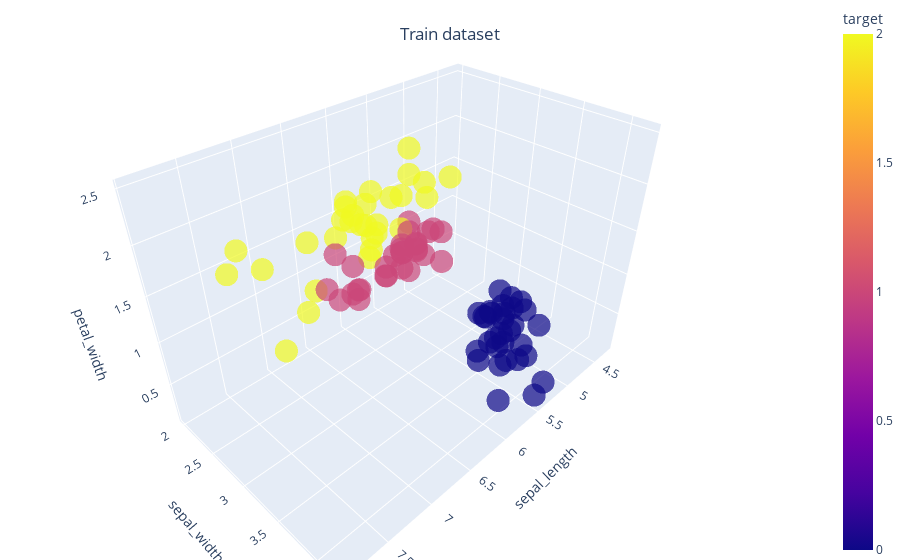

Here is the notebook cell this chart was saved with:
### Code cell
plot3d_iris_dataset(train_array, "Train dataset")

### Figure 1 — Plotly figure (JSON) as saved in the notebook; plotly's stock layout.template omitted (floating-point values rounded to 4 significant figures)
{"data": [{"hovertemplate": "sepal_length=%{x}<br>sepal_width=%{y}<br>petal_width=%{z}<br>target=%{marker.color}<extra></extra>", "legendgroup": "", "marker": {"color": [1, 0, 2, 2, 0, 0, 0, 0, 1, 2, 2, 0, 0, 0, 0, 0, 2, 0, 1, 2, 1, 0, 0, 2, 1, 2, 2, 2, 1, 2, 1, 0, 2, 0, 2, 2, 2, 1, 1, 0, 0, 1, 1, 1, 0, 1, 1, 2, 0, 2, 2, 1, 1, 2, 1, 0, 1, 1, 1, 2, 0, 2, 2, 0, 0, 2, 2, 1, 0, 0, 2, 0, 1, 1, 0, 2, 2, 0, 2, 2, 0, 1, 2, 1, 0, 1, 1, 1, 1, 0], "coloraxis": "coloraxis", "opacity": 0.7, "symbol": "circle"}, "mode": "markers", "name": "", "scene": "scene", "showlegend": false, "type": "scatter3d", "x": [5.7, 4.6, 5.6, 4.9, 4.8, 4.8, 5.4, 5.5, 5, 7.2, 7.7, 4.9, 4.4, 5.4, 5.3, 5, 6.5, 5, 5.7, 6.7, 6.6, 5.1, 5.1, 6.9, 5.6, 5.8, 6.8, 7.7, 6.3, 6.3, 5, 4.7, 6.1, 4.6, 5.8, 6, 7.9, 5.5, 4.9, 5.4, 5, 5.9, 6.6, 5.5, 4.3, 5.9, 6.3, 6.5, 5, 7.4, 7.1, 6, 5.6, 6.3, 6.1, 5.8, 6.1, 6.7, 6.7, 6.4, 4.6, 6.7, 6.3, 5.5, 5.1, 6.3, 6.9, 5.7, 4.4, 5.2, 6.2, 4.9, 6.2, 6.5, 5.2, 7.7, 6.7, 4.8, 6.3, 6.1, 4.9, 5.5, 6.2, 5.8, 5.2, 5.5, 6.9, 6.8, 6, 5.1], "y": [2.9, 3.4, 2.8, 2.5, 3.4, 3, 3.4, 3.5, 2.3, 3.2, 3, 3, 3.2, 3.7, 3.7, 3.4, 3, 3.5, 2.6, 3.3, 3, 3.5, 3.3, 3.1, 2.7, 2.8, 3.2, 3.8, 2.3, 2.7, 2, 3.2, 3, 3.6, 2.7, 2.2, 3.8, 2.4, 2.4, 3.9, 3.5, 3, 2.9, 2.5, 3, 3.2, 3.3, 3, 3.4, 2.8, 3, 3.4, 2.5, 2.8, 2.8, 4, 2.8, 3.1, 3.1, 3.2, 3.1, 3.3, 3.3, 4.2, 3.8, 2.9, 3.2, 2.8, 2.9, 4.1, 3.4, 3.6, 2.9, 2.8, 3.5, 2.8, 3, 3.1, 2.5, 2.6, 3.1, 2.6, 2.8, 2.6, 3.4, 2.4, 3.1, 2.8, 2.9, 3.4], "z": [1.3, 0.3, 2, 1.7, 0.2, 0.1, 0.2, 0.2, 1, 1.8, 2.3, 0.2, 0.2, 0.2, 0.2, 0.4, 2.2, 0.6, 1, 2.1, 1.4, 0.2, 0.5, 2.1, 1.3, 2.4, 2.3, 2.2, 1.3, 1.8, 1, 0.2, 1.8, 0.2, 1.9, 1.5, 2, 1.1, 1, 0.4, 0.3, 1.5, 1.3, 1.3, 0.1, 1.8, 1.6, 2, 0.2, 1.9, 2.1, 1.6, 1.1, 1.5, 1.3, 0.2, 1.2, 1.4, 1.5, 2.3, 0.2, 2.5, 2.5, 0.2, 0.2, 1.8, 2.3, 1.3, 0.2, 0.1, 2.3, 0.1, 1.3, 1.5, 0.2, 2, 2.3, 0.2, 1.9, 1.4, 0.2, 1.2, 1.8, 1.2, 0.2, 1, 1.5, 1.4, 1.5, 0.2]}], "layout": {"coloraxis": {"colorbar": {"title": {"text": "target"}}, "colorscale": [[0, "#0d0887"], [0.1111, "#46039f"], [0.2222, "#7201a8"], [0.3333, "#9c179e"], [0.4444, "#bd3786"], [0.5556, "#d8576b"], [0.6667, "#ed7953"], [0.7778, "#fb9f3a"], [0.8889, "#fdca26"], [1, "#f0f921"]]}, "legend": {"tracegroupgap": 0}, "margin": {"b": 0, "l": 0, "r": 0, "t": 0}, "scene": {"domain": {"x": [0, 1], "y": [0, 1]}, "xaxis": {"title": {"text": "sepal_length"}}, "yaxis": {"title": {"text": "sepal_width"}}, "zaxis": {"title": {"text": "petal_width"}}}, "title": {"text": "Train dataset", "x": 0.5, "xanchor": "center", "y": 0.95, "yanchor": "top"}}}
